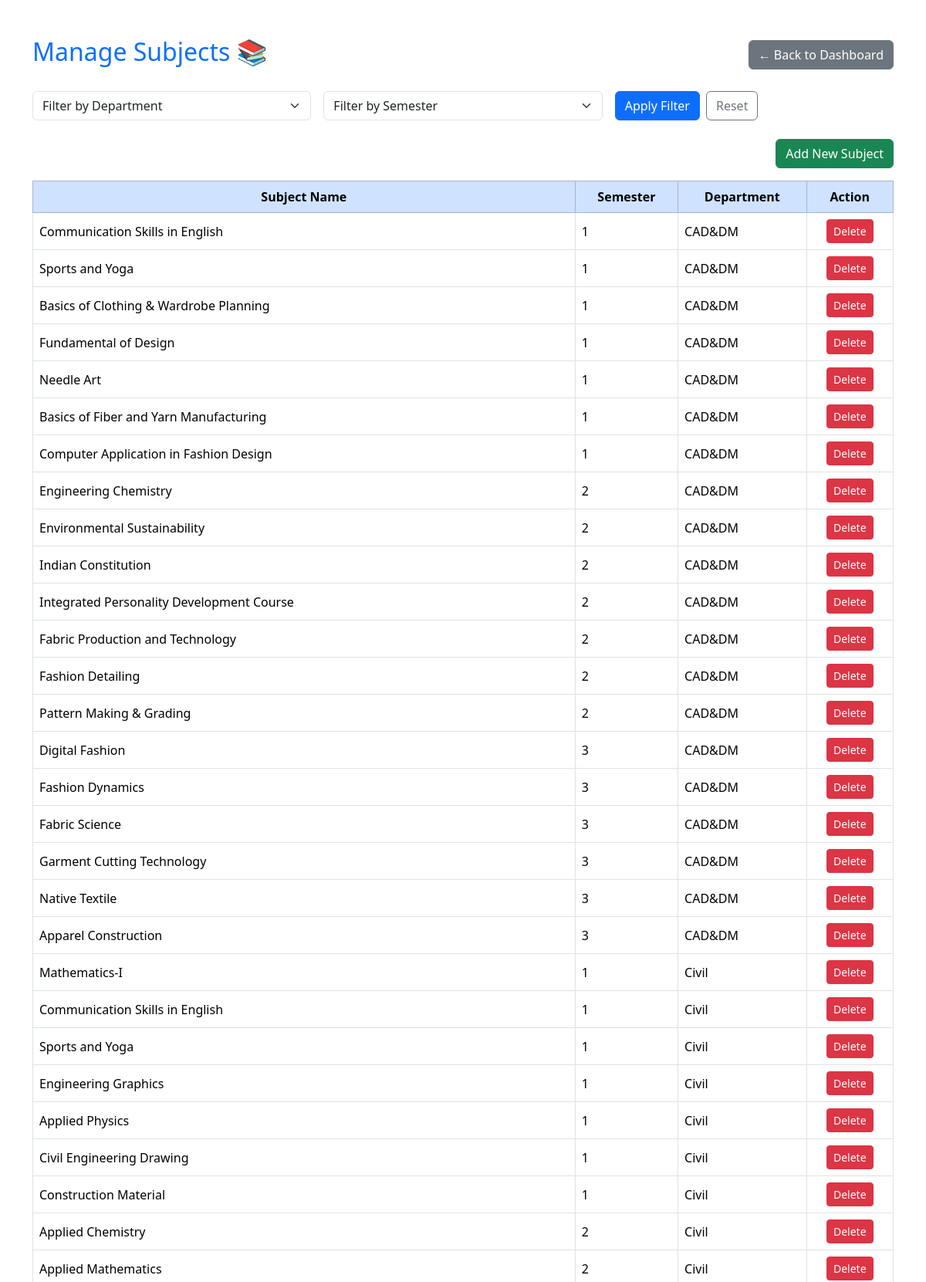
Page /manage-subjects (signed in, upper part) on the committed database.
### tables this page shows
CREATE TABLE "subjects" (
	"id"	INTEGER NOT NULL,
	"name"	VARCHAR(200),
	"semester"	INTEGER,
	"department_name"	TEXT,
	PRIMARY KEY("id"),
	FOREIGN KEY("department_name") REFERENCES "departments"("id")
);

### app.py (the view)
@app.route('/manage-subjects')
def manage_subjects():
    if 'admin_id' not in session:
        return redirect(url_for('login'))
    department = request.args.get('department')
    semester = request.args.get('semester')
    conn = sqlite3.connect(os.path.join(app.instance_path, 'gpd_site.db'))
    conn.row_factory = sqlite3.Row
    cursor = conn.cursor()
    if department and semester:
        cursor.execute("SELECT * FROM subjects WHERE department_name = ? AND semester = ? ORDER BY name",
                       (department, semester))
    elif department:
        cursor.execute("SELECT * FROM subjects WHERE department_name = ? ORDER BY name", (department,))
    elif semester:
        cursor.execute("SELECT * FROM subjects WHERE semester = ? ORDER BY name", (semester,))
    else:
        cursor.execute("SELECT * FROM subjects ORDER BY department_name, semester")
    subjects = cursor.fetchall()
    cursor.execute("SELECT DISTINCT name FROM departments ORDER BY name")
    departments = cursor.fetchall()
    conn.close()
    return render_template('manage_subjects.html', subjects=subjects, departments=departments)

### templates/manage_subjects.html (shortened to what this page needs)
{% extends "base.html" %}
{% block content %}
<div class="container my-5">
    <div class="d-flex justify-content-between align-items-center mb-4">
        <h2 class="text-primary">Manage Subjects 📚</h2>
        <a class="btn btn-secondary" href="{{ url_for('dashboard') }}">← Back to Dashboard</a>
    </div>
    <form method="get" action="{{ url_for('manage_subjects') }}" class="row g-3 mb-4">
        <div class="col-md-4">
            <select class="form-select" name="department" required>
                <option value="" disabled selected>Filter by Department</option>
            </select>
        </div>
        <div class="col-md-4">
            <select class="form-select" name="semester" required>
                <option value="" disabled selected>Filter by Semester</option>
            </select>
        </div>
        <div class="col-md-4 d-flex">
            <button type="submit" class="btn btn-primary me-2">Apply Filter</button>
            <a href="{{ url_for('manage_subjects') }}" class="btn btn-outline-secondary">Reset</a>
        </div>
    </form>
    <div class="text-end mb-3">
        <a href="{{ url_for('add_subject') }}" class="btn btn-success">
             Add New Subject
        </a>
    </div>
    <div class="table-responsive">
        <table class="table table-hover table-bordered align-middle">
            <thead class="table-primary text-center">
                <tr>
                    <th>Subject Name</th>
                    <th>Semester</th>
                    <th>Department</th>
                    <th>Action</th>
                </tr>
            </thead>
            <tbody>
                {% for s in subjects %}
                <tr>
                    <td>{{ s[1] }}</td>
                    <td>{{ s[2] }}</td>
                    <td>{{ s[3] }}</td>
                    <td class="text-center">
                        <a href="{{ url_for('delete_subject', subject_id=s[0]) }}" class="btn btn-danger btn-sm"
                           onclick="return confirm('Delete this subject?');">
                             Delete
                        </a>
                    </td>
                </tr>
                {% else %}
                <tr>
                    <td colspan="4" class="text-center text-muted">No subjects found for selected filters.</td>
                </tr>
                {% endfor %}
            </tbody>
        </table>
    </div>
</div>
{% endblock %}

### static/css/style.css (style rules this page uses)
body { font-family: 'Segoe UI', Tahoma, Geneva, Verdana, sans-serif; }

### rows in the picture
subjects: name "Communication Skills in English", semester "1", department_name "CAD&DM"
subjects: name "Sports and Yoga", semester "1", department_name "CAD&DM"
subjects: name "Basics of Clothing & Wardrobe Planning", semester "1", department_name "CAD&DM"
subjects: name "Fundamental of Design", semester "1", department_name "CAD&DM"
subjects: name "Needle Art", semester "1", department_name "CAD&DM"
subjects: name "Basics of Fiber and Yarn Manufacturing", semester "1", department_name "CAD&DM"
subjects: name "Computer Application in Fashion Design", semester "1", department_name "CAD&DM"
subjects: name "Engineering Chemistry", semester "2", department_name "CAD&DM"
subjects: name "Environmental Sustainability", semester "2", department_name "CAD&DM"
subjects: name "Indian Constitution", semester "2", department_name "CAD&DM"
subjects: name "Integrated Personality Development Course", semester "2", department_name "CAD&DM"
subjects: name "Fabric Production and Technology", semester "2", department_name "CAD&DM"
subjects: name "Fashion Detailing", semester "2", department_name "CAD&DM"
subjects: name "Pattern Making & Grading", semester "2", department_name "CAD&DM"
subjects: name "Digital Fashion", semester "3", department_name "CAD&DM"
subjects: name "Fashion Dynamics", semester "3", department_name "CAD&DM"
subjects: name "Fabric Science", semester "3", department_name "CAD&DM"
subjects: name "Garment Cutting Technology", semester "3", department_name "CAD&DM"
subjects: name "Native Textile", semester "3", department_name "CAD&DM"
subjects: name "Apparel Construction", semester "3", department_name "CAD&DM"
subjects: name "Mathematics-I", semester "1", department_name "Civil"
subjects: name "Communication Skills in English", semester "1", department_name "Civil"
subjects: name "Sports and Yoga", semester "1", department_name "Civil"
subjects: name "Engineering Graphics", semester "1", department_name "Civil"
subjects: name "Applied Physics", semester "1", department_name "Civil"
subjects: name "Civil Engineering Drawing", semester "1", department_name "Civil"
subjects: name "Construction Material", semester "1", department_name "Civil"
subjects: name "Applied Chemistry", semester "2", department_name "Civil"
subjects: name "Applied Mathematics", semester "2", department_name "Civil"
